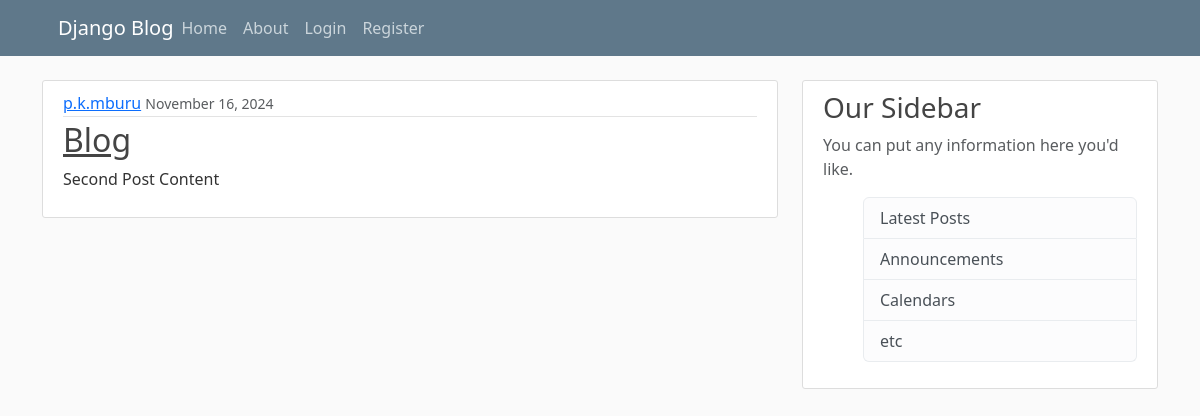
The page / on the database its author committed.
### blog/models.py (models this page shows, shortened)
class Post(models.Model):
    title = models.CharField(max_length=100)
    content = models.TextField()
    date_posted = models.DateTimeField(default=timezone.now)
    author = models.ForeignKey(User, on_delete=models.CASCADE)

### blog/views.py (the view)
# urls.py: path('', views.home, name='blog-home'),
def home(request):
    context = {
        'posts': Post.objects.all()
    }
    return render(request, 'blog/home.html', context)

### blog/templates/blog/home.html
{% extends "blog/base.html" %}
{% block content %}
    {% for post in posts %}
        <article class="media content-section">
            <div class="media-body">
                <div class="article-metadata">
                    <a class="mr-2" href="#">{{ post.author }}</a>
                    <small class="text-muted">{{ post.date_posted | date:"F d, Y" }}</small>
                </div>
                <h2><a class="article-title" href="#">{{ post.title }}</a></h2>
                <p class="article-content">{{ post.content }}</p>
            </div>
        </article>
    {% endfor %}
{% endblock %}

### blog/static/blog/main.css (style rules this page uses)
body { background: #fafafa; color: #333333; margin-top: 5rem; }
h1, h2, h3, h4, h5, h6 { color: #444444; }
.content-section { background: #ffffff; padding: 10px 20px; border: 1px solid #dddddd; border-radius: 3px; margin-bottom: 20px; }
.article-title { color: #444444; }
.article-content { white-space: pre-line; }
.article-metadata { padding-bottom: 1px; margin-bottom: 4px; border-bottom: 1px solid #e3e3e3 }

### rows shown on the page
Post: author "p.k.mburu", date_posted "November 16, 2024", title "Blog", content "Second Post Content"
